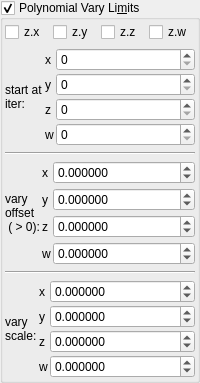
    <widget class="MyGroupBox" name="groupCheck_transf_function_enabledCy_false">
     <property name="toolTip">
      <string>&lt;html&gt;&lt;head/&gt;&lt;body&gt;&lt;p&gt;Works only on the axis enabled.&lt;/p&gt;&lt;p&gt;Vary offset must be &amp;gt; 0.&lt;/p&gt;&lt;p&gt;Vary offset &amp;amp; scale define the linear slope.&lt;/p&gt;&lt;/body&gt;&lt;/html&gt;</string>
     </property>
     <property name="title">
      <string>Polynomial Vary Li&amp;mits</string>
     </property>
     <property name="checkable">
      <bool>true</bool>
     </property>
     <layout class="QVBoxLayout" name="verticalLayout_10">
      <property name="leftMargin">
       <number>2</number>
      </property>
      <property name="topMargin">
       <number>2</number>
      </property>
      <property name="rightMargin">
       <number>2</number>
      </property>
      <property name="bottomMargin">
       <number>2</number>
      </property>
      <item>
       <layout class="QGridLayout" name="gridLayout_82">
        <property name="spacing">
         <number>2</number>
        </property>
        <item row="3" column="2">
         <widget class="MyCheckBox" name="checkBox_transf_function_enabledAz">
          <property name="text">
           <string notr="true">z.z</string>
          </property>
         </widget>
        </item>
        <item row="3" column="3">
         <widget class="MyCheckBox" name="checkBox_transf_function_enabledAw">
          <property name="text">
           <string notr="true">z.w</string>
          </property>
         </widget>
        </item>
        <item row="3" column="0">
         <widget class="MyCheckBox" name="checkBox_transf_function_enabledAx">
          <property name="text">
           <string notr="true">z.x</string>
          </property>
         </widget>
        </item>
        <item row="3" column="1">
         <widget class="MyCheckBox" name="checkBox_transf_function_enabledAy">
          <property name="text">
           <string notr="true">z.y</string>
          </property>
         </widget>
        </item>
       </layout>
      </item>
      <item>
       <layout class="QGridLayout" name="gridLayout_18" columnstretch="0,0,1">
        <property name="spacing">
         <number>2</number>
        </property>
        <item row="1" column="1">
         <widget class="QLabel" name="label_128">
          <property name="text">
           <string notr="true">y</string>
          </property>
         </widget>
        </item>
        <item row="2" column="1">
         <widget class="QLabel" name="label_129">
          <property name="text">
           <string notr="true">z</string>
          </property>
         </widget>
        </item>
        <item row="3" column="1">
         <widget class="QLabel" name="label_130">
          <property name="text">
           <string notr="true">w</string>
          </property>
         </widget>
        </item>
        <item row="0" column="1">
         <widget class="QLabel" name="label_131">
          <property name="text">
           <string notr="true">x</string>
          </property>
         </widget>
        </item>
        <item row="0" column="2">
         <widget class="MySpinBox" name="spinboxInt_transf_start_iterations_A">
          <property name="sizePolicy">
           <sizepolicy hsizetype="Minimum" vsizetype="Maximum">
            <horstretch>0</horstretch>
            <verstretch>0</verstretch>
           </sizepolicy>
          </property>
          <property name="maximum">
           <number>999</number>
          </property>
         </widget>
        </item>
        <item row="1" column="2">
         <widget class="MySpinBox" name="spinboxInt_transf_multiplier_start_iter_1">
          <property name="sizePolicy">
           <sizepolicy hsizetype="Minimum" vsizetype="Maximum">
            <horstretch>0</horstretch>
            <verstretch>0</verstretch>
           </sizepolicy>
          </property>
          <property name="maximum">
           <number>999</number>
          </property>
         </widget>
        </item>
        <item row="2" column="2">
         <widget class="MySpinBox" name="spinboxInt_transf_multiplier_start_iter_2">
          <property name="sizePolicy">
           <sizepolicy hsizetype="Minimum" vsizetype="Maximum">
            <horstretch>0</horstretch>
            <verstretch>0</verstretch>
           </sizepolicy>
          </property>
          <property name="maximum">
           <number>999</number>
          </property>
         </widget>
        </item>
        <item row="3" column="2">
         <widget class="MySpinBox" name="spinboxInt_transf_multiplier_start_iter_3">
          <property name="sizePolicy">
           <sizepolicy hsizetype="Minimum" vsizetype="Maximum">
            <horstretch>0</horstretch>
            <verstretch>0</verstretch>
           </sizepolicy>
          </property>
          <property name="maximum">
           <number>999</number>
          </property>
         </widget>
        </item>
        <item row="1" column="0" rowspan="2">
         <widget class="QLabel" name="label_36">
          <property name="text">
           <string>start at
iter:</string>
          </property>
         </widget>
        </item>
       </layout>
      </item>
      <item>
       <widget class="Line" name="line_40">
        <property name="orientation">
         <enum>Qt::Horizontal</enum>
        </property>
       </widget>
      </item>
      <item>
       <layout class="QGridLayout" name="gridLayout_16" columnstretch="0,0,1">
        <property name="horizontalSpacing">
         <number>2</number>
        </property>
        <property name="verticalSpacing">
         <number>4</number>
        </property>
        <item row="4" column="2">
         <widget class="MyDoubleSpinBox" name="spinbox4_transf_offset_0000_z">
          <property name="sizePolicy">
           <sizepolicy hsizetype="Minimum" vsizetype="Maximum">
            <horstretch>0</horstretch>
            <verstretch>0</verstretch>
           </sizepolicy>
          </property>
          <property name="prefix">
           <string/>
          </property>
          <property name="suffix">
           <string/>
          </property>
          <property name="decimals">
           <number>6</number>
          </property>
          <property name="minimum">
           <double>-100.000000000000000</double>
          </property>
          <property name="maximum">
           <double>100.000000000000000</double>
          </property>
          <property name="singleStep">
           <double>0.100000000000000</double>
          </property>
         </widget>
        </item>
        <item row="4" column="1">
         <widget class="QLabel" name="label_122">
          <property name="text">
           <string notr="true">z</string>
          </property>
         </widget>
        </item>
        <item row="5" column="1">
         <widget class="QLabel" name="label_123">
          <property name="text">
           <string notr="true">w</string>
          </property>
         </widget>
        </item>
        <item row="3" column="2">
         <widget class="MyDoubleSpinBox" name="spinbox4_transf_offset_0000_y">
          <property name="sizePolicy">
           <sizepolicy hsizetype="Minimum" vsizetype="Maximum">
            <horstretch>0</horstretch>
            <verstretch>0</verstretch>
           </sizepolicy>
          </property>
          <property name="prefix">
           <string/>
          </property>
          <property name="suffix">
           <string/>
          </property>
          <property name="decimals">
           <number>6</number>
          </property>
          <property name="minimum">
           <double>-100.000000000000000</double>
          </property>
          <property name="maximum">
           <double>100.000000000000000</double>
          </property>
          <property name="singleStep">
           <double>0.100000000000000</double>
          </property>
         </widget>
        </item>
        <item row="3" column="1">
         <widget class="QLabel" name="label_121">
          <property name="text">
           <string notr="true">y</string>
          </property>
         </widget>
        </item>
        <item row="5" column="2">
         <widget class="MyDoubleSpinBox" name="spinbox4_transf_offset_0000_w">
          <property name="sizePolicy">
           <sizepolicy hsizetype="Minimum" vsizetype="Maximum">
            <horstretch>0</horstretch>
            <verstretch>0</verstretch>
           </sizepolicy>
          </property>
          <property name="prefix">
           <string/>
          </property>
          <property name="suffix">
           <string/>
          </property>
          <property name="decimals">
           <number>6</number>
          </property>
          <property name="minimum">
           <double>-100.000000000000000</double>
          </property>
          <property name="maximum">
           <double>100.000000000000000</double>
          </property>
          <property name="singleStep">
           <double>0.100000000000000</double>
          </property>
         </widget>
        </item>
        <item row="1" column="1" rowspan="2">
         <widget class="QLabel" name="label_120">
          <property name="text">
           <string notr="true">x</string>
          </property>
         </widget>
        </item>
        <item row="1" column="2" rowspan="2">
         <widget class="MyDoubleSpinBox" name="spinbox4_transf_offset_0000_x">
          <property name="sizePolicy">
           <sizepolicy hsizetype="Minimum" vsizetype="Maximum">
            <horstretch>0</horstretch>
            <verstretch>0</verstretch>
           </sizepolicy>
          </property>
          <property name="prefix">
           <string/>
          </property>
          <property name="suffix">
           <string/>
          </property>
          <property name="decimals">
           <number>6</number>
          </property>
          <property name="minimum">
           <double>-100.000000000000000</double>
          </property>
          <property name="maximum">
           <double>100.000000000000000</double>
          </property>
          <property name="singleStep">
           <double>0.100000000000000</double>
          </property>
         </widget>
        </item>
        <item row="1" column="0" rowspan="5">
         <widget class="QLabel" name="label_34">
          <property name="text">
           <string>vary
offset
 ( &gt; 0):</string>
          </property>
         </widget>
        </item>
       </layout>
      </item>
      <item>
       <widget class="Line" name="line_41">
        <property name="orientation">
         <enum>Qt::Horizontal</enum>
        </property>
       </widget>
      </item>
      <item>
       <layout class="QGridLayout" name="gridLayout_17" columnstretch="0,0,1">
        <property name="spacing">
         <number>2</number>
        </property>
        <item row="1" column="1">
         <widget class="QLabel" name="label_125">
          <property name="text">
           <string notr="true">y</string>
          </property>
         </widget>
        </item>
        <item row="2" column="1">
         <widget class="QLabel" name="label_126">
          <property name="text">
           <string notr="true">z</string>
          </property>
         </widget>
        </item>
        <item row="3" column="1">
         <widget class="QLabel" name="label_127">
          <property name="text">
           <string notr="true">w</string>
          </property>
         </widget>
        </item>
        <item row="1" column="2">
         <widget class="MyDoubleSpinBox" name="spinbox4_transf_scale_1111_y">
          <property name="sizePolicy">
           <sizepolicy hsizetype="Minimum" vsizetype="Maximum">
            <horstretch>0</horstretch>
            <verstretch>0</verstretch>
           </sizepolicy>
          </property>
          <property name="prefix">
           <string/>
          </property>
          <property name="suffix">
           <string/>
          </property>
          <property name="decimals">
           <number>6</number>
          </property>
          <property name="minimum">
           <double>-100.000000000000000</double>
          </property>
          <property name="maximum">
           <double>100.000000000000000</double>
          </property>
          <property name="singleStep">
           <double>0.100000000000000</double>
          </property>
         </widget>
        </item>
        <item row="2" column="2">
         <widget class="MyDoubleSpinBox" name="spinbox4_transf_scale_1111_z">
          <property name="sizePolicy">
           <sizepolicy hsizetype="Minimum" vsizetype="Maximum">
            <horstretch>0</horstretch>
            <verstretch>0</verstretch>
           </sizepolicy>
          </property>
          <property name="prefix">
           <string/>
          </property>
          <property name="suffix">
           <string/>
          </property>
          <property name="decimals">
           <number>6</number>
          </property>
          <property name="minimum">
           <double>-100.000000000000000</double>
          </property>
          <property name="maximum">
           <double>100.000000000000000</double>
          </property>
          <property name="singleStep">
           <double>0.100000000000000</double>
          </property>
         </widget>
        </item>
        <item row="3" column="2">
         <widget class="MyDoubleSpinBox" name="spinbox4_transf_scale_1111_w">
          <property name="sizePolicy">
           <sizepolicy hsizetype="Minimum" vsizetype="Maximum">
            <horstretch>0</horstretch>
            <verstretch>0</verstretch>
           </sizepolicy>
          </property>
          <property name="prefix">
           <string/>
          </property>
          <property name="suffix">
           <string/>
          </property>
          <property name="decimals">
           <number>6</number>
          </property>
          <property name="minimum">
           <double>-100.000000000000000</double>
          </property>
          <property name="maximum">
           <double>100.000000000000000</double>
          </property>
          <property name="singleStep">
           <double>0.100000000000000</double>
          </property>
         </widget>
        </item>
        <item row="0" column="2">
         <widget class="MyDoubleSpinBox" name="spinbox4_transf_scale_1111_x">
          <property name="sizePolicy">
           <sizepolicy hsizetype="Minimum" vsizetype="Maximum">
            <horstretch>0</horstretch>
            <verstretch>0</verstretch>
           </sizepolicy>
          </property>
          <property name="prefix">
           <string/>
          </property>
          <property name="suffix">
           <string/>
          </property>
          <property name="decimals">
           <number>6</number>
          </property>
          <property name="minimum">
           <double>-100.000000000000000</double>
          </property>
          <property name="maximum">
           <double>100.000000000000000</double>
          </property>
          <property name="singleStep">
           <double>0.100000000000000</double>
          </property>
         </widget>
        </item>
        <item row="0" column="1">
         <widget class="QLabel" name="label_124">
          <property name="text">
           <string notr="true">x</string>
          </property>
         </widget>
        </item>
        <item row="1" column="0" rowspan="2">
         <widget class="QLabel" name="label_35">
          <property name="text">
           <string>vary
scale:</string>
          </property>
         </widget>
        </item>
       </layout>
      </item>
     </layout>
    </widget>
